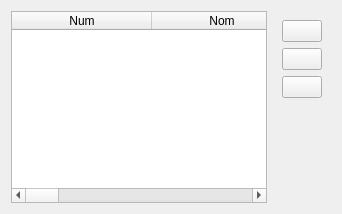
         <widget class="QWidget" name="tab_3">
          <attribute name="title">
           <string>Liste des patient déja consulté</string>
          </attribute>
          <layout class="QHBoxLayout" name="horizontalLayout_7">
           <item>
            <widget class="QTableWidget" name="vue_cons_2">
             <property name="styleSheet">
              <string notr="true">selection-background-color: rgb(32, 189, 175);
alternate-background-color: rgb(225, 225, 225);
font: 75 10pt &quot;Myanmar Text&quot;;
</string>
             </property>
             <property name="alternatingRowColors">
              <bool>true</bool>
             </property>
             <attribute name="horizontalHeaderCascadingSectionResizes">
              <bool>true</bool>
             </attribute>
             <attribute name="horizontalHeaderDefaultSectionSize">
              <number>140</number>
             </attribute>
             <attribute name="horizontalHeaderStretchLastSection">
              <bool>true</bool>
             </attribute>
             <column>
              <property name="text">
               <string>Num</string>
              </property>
             </column>
             <column>
              <property name="text">
               <string>Nom</string>
              </property>
             </column>
             <column>
              <property name="text">
               <string>Prénom</string>
              </property>
             </column>
             <column>
              <property name="text">
               <string>Age</string>
              </property>
             </column>
             <column>
              <property name="text">
               <string>Symptôme</string>
              </property>
             </column>
             <column>
              <property name="text">
               <string>Examen(s)</string>
              </property>
             </column>
             <column>
              <property name="text">
               <string>Date consultation</string>
              </property>
             </column>
            </widget>
           </item>
           <item>
            <widget class="QWidget" name="widget_14" native="true">
             <layout class="QVBoxLayout" name="verticalLayout_11">
              <item>
               <widget class="QPushButton" name="imprimer_c">
                <property name="text">
                 <string/>
                </property>
                <property name="icon">
                 <iconset>
                  <normaloff>../../../../../../../.designer/ressource/icon/printer.png</normaloff>../../../../../../../.designer/ressource/icon/printer.png</iconset>
                </property>
                <property name="iconSize">
                 <size>
                  <width>28</width>
                  <height>28</height>
                 </size>
                </property>
               </widget>
              </item>
              <item>
               <widget class="QPushButton" name="mod_consultation">
                <property name="text">
                 <string/>
                </property>
               </widget>
              </item>
              <item>
               <widget class="QPushButton" name="fiche_pat">
                <property name="text">
                 <string/>
                </property>
               </widget>
              </item>
              <item>
               <spacer name="verticalSpacer_8">
                <property name="orientation">
                 <enum>Qt::Vertical</enum>
                </property>
                <property name="sizeHint" stdset="0">
                 <size>
                  <width>20</width>
                  <height>40</height>
                 </size>
                </property>
               </spacer>
              </item>
             </layout>
            </widget>
           </item>
          </layout>
         </widget>
